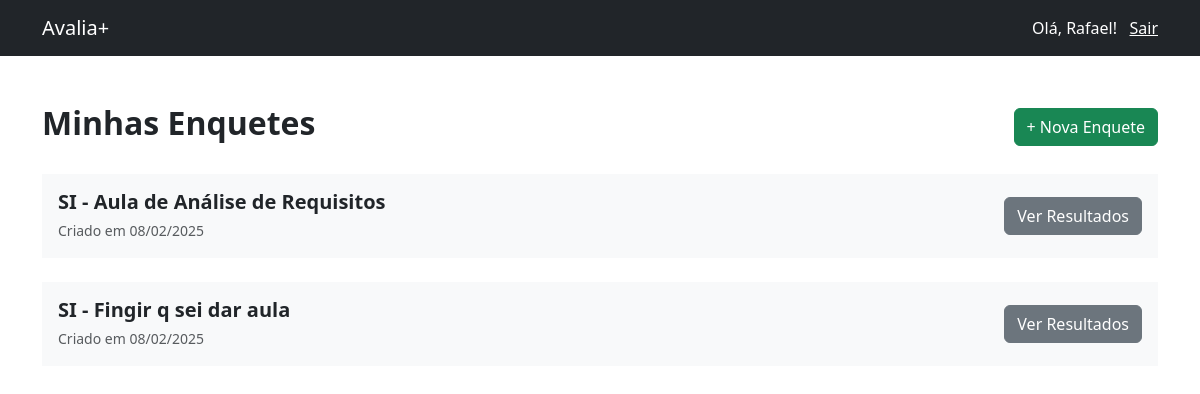
/professor/enquetes (signed in), run on the app's committed database.
### tables this page shows
CREATE TABLE usuarios (
          id INTEGER PRIMARY KEY AUTOINCREMENT,
          nome TEXT NOT NULL,
          email TEXT NOT NULL UNIQUE,
          senha TEXT NOT NULL,
          perfil TEXT DEFAULT 'aluno',
          criado_em TIMESTAMP DEFAULT CURRENT_TIMESTAMP
        );

CREATE TABLE enquetes (
          id INTEGER PRIMARY KEY AUTOINCREMENT,
          titulo TEXT NOT NULL,
          perguntas TEXT,
          criado_em TIMESTAMP DEFAULT CURRENT_TIMESTAMP
        );

### routes.py (the view, shortened to what this page needs)
@login_required
def professor_enquetes():
  if request.method == 'GET':
    enquetes = db.recuperar_enquetes()
    return render_template('professor/enquetes.html', enquetes=enquetes)

### auth.py (called while the page is built)
    @self.login_manager.user_loader
    def load_user(user_id):
      return self.db.recuperar_usuario(user_id)

### database.py (called while the page is built)
  def _connect(self):
    return sqlite3.connect(self.db_name)

  def recuperar_usuario(self, id):
    conn = self._connect()
    cursor = conn.cursor()
    cursor.execute('SELECT id, email, nome, senha, perfil FROM usuarios WHERE id = ?', (id,))
    usuario = cursor.fetchone()
    conn.close()
    if usuario:
      return User(usuario[0], usuario[1], usuario[2], usuario[3], usuario[4])
    else:
      return None

  def recuperar_enquetes(self):
    try:
      conn = self._connect()
      cursor = conn.cursor()
      cursor.execute('SELECT * FROM enquetes')
      enquetes = cursor.fetchall()
      enquetes = [{'id': enquete[0],
                  'titulo': enquete[1],
                  'perguntas': enquete[2],
                  'criado_em': datetime.strptime(enquete[3], '%Y-%m-%d %H:%M:%S').strftime('%d/%m/%Y')}
                  for enquete in enquetes]
      conn.close()
      return enquetes
    except Exception as e:
      flash('Erro ao buscar enquetes: ' + str(e))
      return []

### templates/professor/enquetes.html (shortened to what this page needs)
{% extends "index.html" %}
{% block content %}
  <div class="container py-5">
    <div class="d-flex w-100 justify-content-between align-items-center">
      <h2><strong>Minhas Enquetes</strong></h2>
      <a href="{{ url_for('professor_nova_enquete') }}" class="btn btn-success">+ Nova Enquete</a>
    </div>
    <div class="mt-4">
      {% for enquete in enquetes %}
        <div class="bg-light p-3 d-flex justify-content-between align-items-center mt-4">
          <div>
            <h5 class="mb-0"><strong>{{ enquete.titulo }}</strong></h5>
            <div class="text-muted pt-1">
              <small>Criado em {{ enquete.criado_em }}</small>
            </div>
          </div>
          <a href="{{ url_for('ver_resultados', enquete_id=enquete.id) }}" class="btn btn-secondary">Ver Resultados</a>
        </div>
      {% endfor %}
    </div>
  </div>
{% endblock %}

### templates/index.html (shortened to what this page needs)
<!doctype html>
<html lang="en">
  <head>
    {% block head %}
      {% block styles %}
        <link rel="stylesheet" type="text/css" href="{{url_for('static', filename='css/bootstrap.min.css')}}">
        <link rel="stylesheet" type="text/css" href="{{url_for('static', filename='css/styles.css')}}">
      {% endblock %}
    {% endblock %}
  </head>
  <body>
    {% if current_user.is_authenticated %}
      <nav class="navbar sticky-top bg-dark ">
        <div class="container">
          <a class="navbar-brand text-white" href="#">Avalia+</a>
          <span class="navbar-text text-white">
            Olá, {{ current_user.nome }}! &nbsp;
            <a href="{{url_for('logout')}}" class="text-white">Sair</a>
          </span>
        </div>
      </nav>
    {% endif %}
    {% block content %}{% endblock %}
  </body>
</html>

### static/css/styles.css (style rules this page uses)
body, html { width: 100%; height: 100%; }

### data on the page
usuarios: nome "Rafael"
enquetes: titulo "SI - Aula de Análise de Requisitos", criado_em "08/02/2025"
enquetes: titulo "SI - Fingir q sei dar aula", criado_em "08/02/2025"
